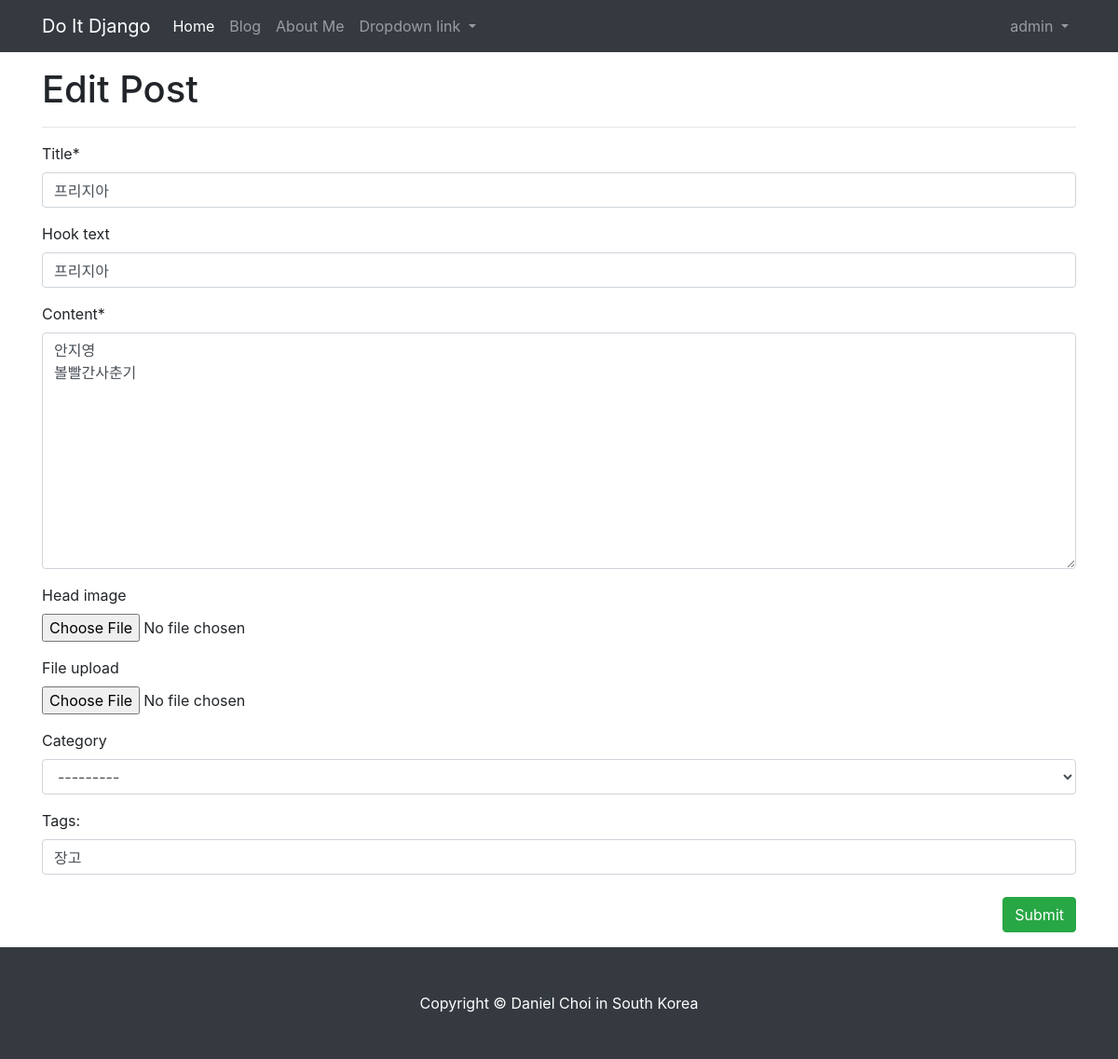
The app's page /blog/update_post/2/ (signed in) with its own data.
### blog/models.py (models this page shows, shortened)
class Post(models.Model):
    title = models.CharField(max_length=30)
    hook_text = models.CharField(max_length=100, blank=True)
    content = MarkdownxField()
    head_image = models.ImageField(
        upload_to='blog/images/%Y/%m/%d/', blank=True)
    file_upload = models.FileField(
        upload_to='blog/files/%Y/%m/%d/', blank=True)
    created_at = models.DateTimeField(auto_now_add=True)
    updated_at = models.DateTimeField(auto_now=True)
    author = models.ForeignKey(User, on_delete=models.SET_NULL, null=True)
    category = models.ForeignKey(
        Category, on_delete=models.SET_NULL, null=True, blank=True)
    tags = models.ManyToManyField(Tag, blank=True)

class Tag(models.Model):
    name = models.CharField(max_length=50)
    slug = models.SlugField(max_length=200, unique=True, allow_unicode=True)

### blog/views.py (the view, shortened to what this page needs)
# urls.py: path('update_post/<int:pk>/', views.PostUpdate.as_view()),
class PostUpdate(LoginRequiredMixin, UpdateView):
    model = Post
    fields = ['title', 'hook_text', 'content',
              'head_image', 'file_upload', 'category']
    template_name = 'blog/post_update_form.html'
    def get_context_data(self, **kwargs):
        context = super(PostUpdate, self).get_context_data()
        if self.object.tags.exists():
            tags_str_list = list()
            for t in self.object.tags.all():
                tags_str_list.append(t.name)
            context['tags_str_default'] = '; '.join(tags_str_list)
        return context
    def dispatch(self, request, *args, **kwargs):
        if request.user.is_authenticated and request.user == self.get_object().author:
            return super(PostUpdate, self).dispatch(request, *args, **kwargs)
        else:
            raise PermissionDenied

### blog/markdownx/models.py (called while the page is built)
    def formfield(self, **kwargs):
        defaults = {'form_class': MarkdownxFormField}
        defaults.update(kwargs)
        return super(MarkdownxField, self).formfield(**defaults)

### blog/markdownx/widgets.py (called while the page is built)
    def get_context(self, name, value, attrs=None):
        try:
            attrs.update(self.add_markdownx_attrs(attrs))
        except AttributeError:
            attrs = self.add_markdownx_attrs(attrs)
        return super(MarkdownxWidget, self).get_context(name, value, attrs)

    def render(self, name, value, attrs=None, renderer=None):
        attrs.update(self.attrs)
        attrs.update(self.add_markdownx_attrs(attrs))
        return super(MarkdownxWidget, self).render(name, value, attrs, renderer)

    @staticmethod
    def add_markdownx_attrs(attrs):
        if 'class' in attrs.keys():
            if 'markdownx-editor' not in attrs['class']:
                attrs['class'] += ' markdownx-editor'
        else:
            attrs.update({
                'class': 'markdownx-editor'
            })
        attrs.update({
            'data-markdownx-editor-resizable': MARKDOWNX_EDITOR_RESIZABLE,
            'data-markdownx-urls-path': MARKDOWNX_URLS_PATH,
            'data-markdownx-upload-urls-path': MARKDOWNX_UPLOAD_URLS_PATH,
            'data-markdownx-latency': MARKDOWNX_SERVER_CALL_LATENCY
        })
        return attrs

### templates/blog/post_update_form.html (shortened to what this page needs)
{% extends 'blog/base_full_width.html' %}
{% load crispy_forms_tags %}
{% block main_area %}
<h1>Edit Post</h1>
<hr>
<form method="post" enctype="multipart/form-data">{% csrf_token %}
    {{ form|crispy }}
    <div id="div_id_tags_str">
        <label for="id_tags_str">Tags:</label>
        <input type="text" name="tags_str" id="id_tags_str"
        class="textinput textInput form-control" value="{{ tags_str_default }}">
    </div>
    <br>
    <button type="submit" class="btn btn-success float-right">Submit</button>
</form>
{% endblock  %}

### templates/blog/navbar.html (shortened to what this page needs)
{% load socialaccount %}
<nav class="navbar navbar-expand-lg navbar-dark bg-dark">
    <div class="container">
        <a class="navbar-brand" href="/">Do It Django</a>
        <ul class="navbar-nav">
            <li class="nav-item active">
                <a class="nav-link" href="/">Home</a>
            </li>
            <li class="nav-item">
                <a class="nav-link" href="/blog/">Blog</a>
            </li>
            <li class="nav-item">
                <a class="nav-link" href="/about_me/">About Me</a>
            </li>
            <li class="nav-item dropdown">
                <a class="nav-link dropdown-toggle" href="#" id="navbarDropdownMenuLink" role="button"
                    data-toggle="dropdown" aria-haspopup="true" aria-expanded="false">
                    Dropdown link
                </a>
            </li>
        </ul>
        <ul class="navbar-nav ml-auto">
            {% if user.is_authenticated %}
            <li class="nav-item dropdown">
                <a class="nav-link dropdown-toggle" href="#" id="navbarDropdownMenuLink" role="button"
                    data-toggle="dropdown" aria-haspopup="true" aria-expanded="false">
                    {{ user.username }}
                </a>
            </li>
            {% else %}
            <li class="nav-item">
                <a class="nav-link" href="#" data-toggle="modal" data-target="#loginModal">
                    <i class="fa-solid fa-right-to-bracket"></i>&nbsp Log In</a>
            </li>
            {% endif %}
        </ul>
    </div>
</nav>

### blog/markdownx/templates/markdownx/widget.html (shortened to what this page needs)
<div class="markdownx">
    {% include 'django/forms/widgets/textarea.html' %}
</div>

### records on screen
Post: title "프리지아", hook_text "프리지아", content "안지영 볼빨간사춘기", category "---------"
Tag: tags_str "장고"

### other values on screen
{{ user.username }} "admin"
